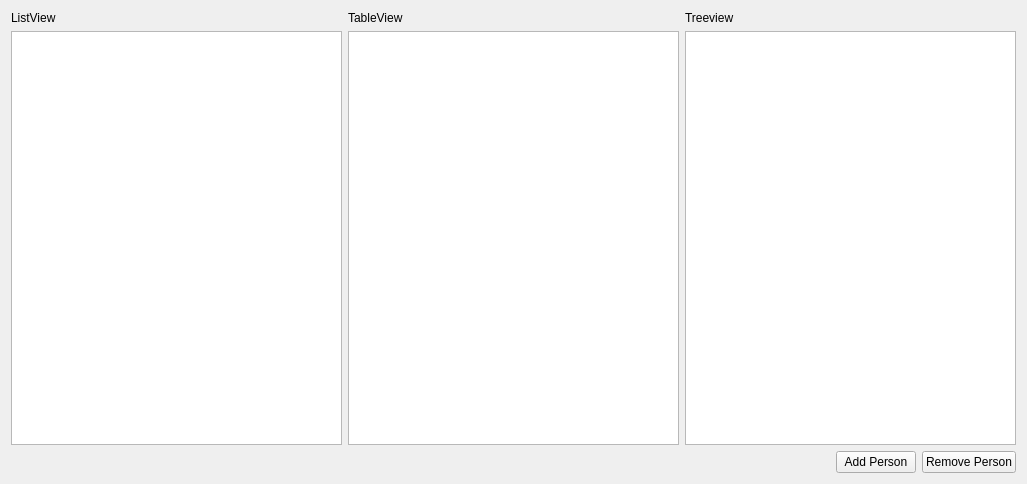
<?xml version="1.0" encoding="UTF-8"?>
<ui version="4.0">
 <class>Widget</class>
 <widget class="QWidget" name="Widget">
  <property name="geometry">
   <rect>
    <x>0</x>
    <y>0</y>
    <width>1027</width>
    <height>484</height>
   </rect>
  </property>
  <property name="windowTitle">
   <string>Widget</string>
  </property>
  <layout class="QVBoxLayout" name="verticalLayout">
   <item>
    <layout class="QHBoxLayout" name="horizontalLayout">
     <item>
      <widget class="QLabel" name="label">
       <property name="text">
        <string>ListView</string>
       </property>
      </widget>
     </item>
     <item>
      <widget class="QLabel" name="label_2">
       <property name="text">
        <string>TableView</string>
       </property>
      </widget>
     </item>
     <item>
      <widget class="QLabel" name="label_3">
       <property name="text">
        <string>Treeview</string>
       </property>
      </widget>
     </item>
    </layout>
   </item>
   <item>
    <layout class="QHBoxLayout" name="horizontalLayout_2">
     <item>
      <widget class="QListView" name="listView"/>
     </item>
     <item>
      <widget class="QTableView" name="tableView"/>
     </item>
     <item>
      <widget class="QTreeView" name="treeView"/>
     </item>
    </layout>
   </item>
   <item>
    <layout class="QHBoxLayout" name="horizontalLayout_3">
     <item>
      <spacer name="horizontalSpacer">
       <property name="orientation">
        <enum>Qt::Orientation::Horizontal</enum>
       </property>
       <property name="sizeHint" stdset="0">
        <size>
         <width>40</width>
         <height>20</height>
        </size>
       </property>
      </spacer>
     </item>
     <item>
      <widget class="QPushButton" name="add_person_button">
       <property name="text">
        <string>Add Person</string>
       </property>
      </widget>
     </item>
     <item>
      <widget class="QPushButton" name="remove_person_button">
       <property name="text">
        <string>Remove Person</string>
       </property>
      </widget>
     </item>
    </layout>
   </item>
  </layout>
 </widget>
 <resources/>
 <connections/>
</ui>
